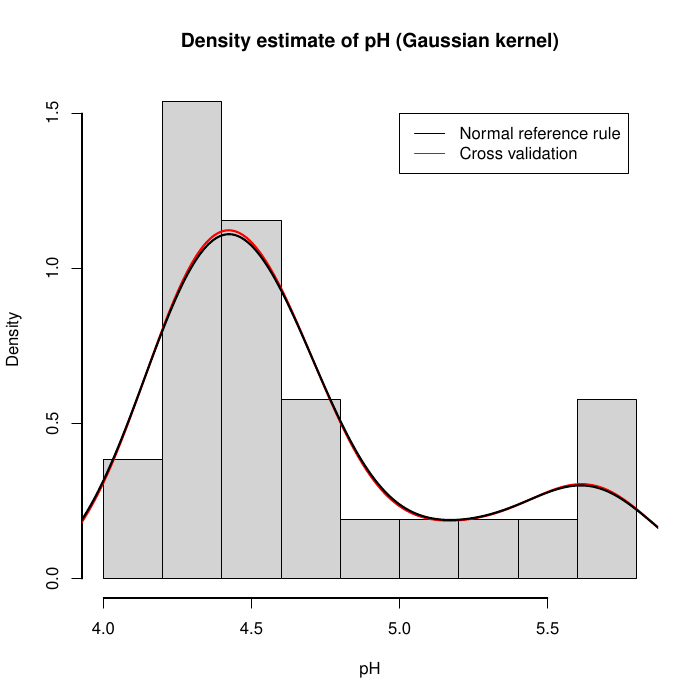

This chart was generated by the following R code:
#!/usr/bin/env Rscript

df <- read.table("acid-rain.txt", sep = "\t", header = 1)

pdf("acid-rain.pdf")

hist(df$pH, probability = TRUE, xlab = "pH", main = NULL)
lines(density(df$pH, kernel = "gaussian", bw = "ucv"), lw = 2, col = "red")
lines(density(df$pH, kernel = "gaussian", bw = "nrd"), lw = 2)
legend(5, 1.5, legend = c("Normal reference rule", "Cross validation"), lty = 1, col = c("black", "red"))
title("Density estimate of pH (Gaussian kernel)")

hist(df$pH, probability = TRUE, xlab = "pH", main = NULL)
lines(density(df$pH, kernel = "epanechnikov", bw = "ucv"), lw = 2, col = "red")
lines(density(df$pH, kernel = "epanechnikov", bw = "nrd"), lw = 2)
legend(5, 1.5, legend = c("Normal reference rule", "Cross validation"), lty = 1, col = c("black", "red"))
title("Density estimate of pH (Epanechnikov kernel)")

hist(df$pH, probability = TRUE, xlab = "pH", main = NULL)
lines(density(df$pH, kernel = "rectangular", bw = "ucv"), lw = 2, col = "red")
lines(density(df$pH, kernel = "rectangular", bw = "nrd"), lw = 2)
legend(5, 1.5, legend = c("Normal reference rule", "Cross validation"), lty = 1, col = c("black", "red"))
title("Density estimate of pH (Rectangular kernel)")

hist(df$pH, probability = TRUE, xlab = "pH", main = NULL)
lines(density(df$pH, kernel = "triangular", bw = "ucv"), lw = 2, col = "red")
lines(density(df$pH, kernel = "triangular", bw = "nrd"), lw = 2)
legend(5, 1.5, legend = c("Normal reference rule", "Cross validation"), lty = 1, col = c("black", "red"))
title("Density estimate of pH (Triangular kernel)")

Fn <- ecdf(df$pH)
plot(Fn, xlab = "pH", main = "Empirical CDF of pH")
print(1 - Fn(4.75))

dev.off()
